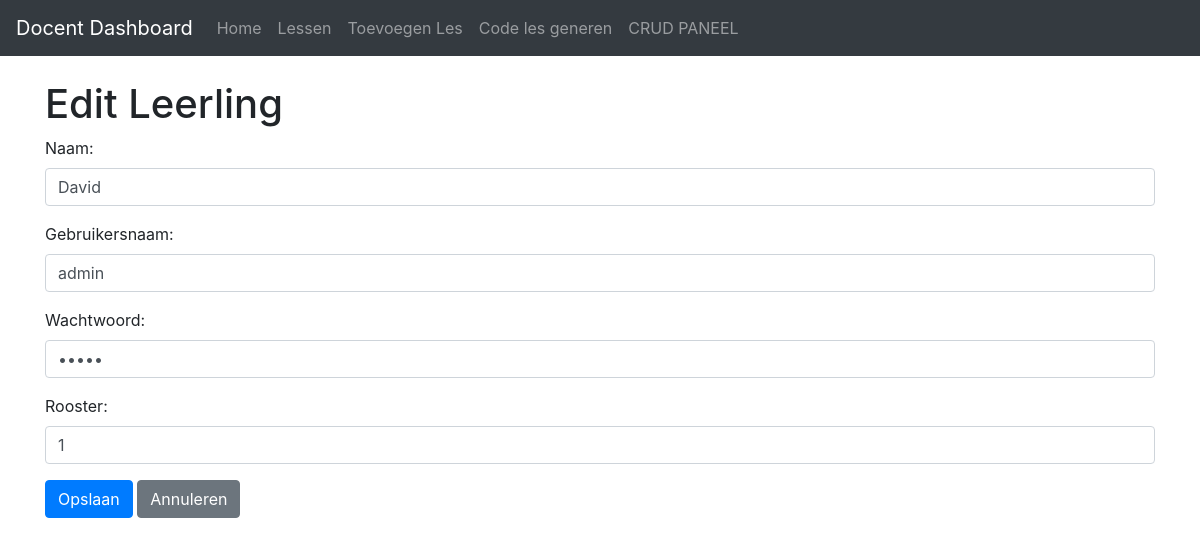
Page /edit_leerling/1 on the committed database.
### tables this page shows
CREATE TABLE leerlingen
             (leerling_id INTEGER PRIMARY KEY AUTOINCREMENT,
              naam TEXT NOT NULL,
              gebruikersnaam TEXT NOT NULL,
              wachtwoord TEXT NOT NULL,
              rooster TEXT NOT NULL);

### app.py (the view, shortened to what this page needs)
@app.route('/edit_leerling/<int:leerling_id>', methods=['GET', 'POST'])
def edit_leerling(leerling_id):
    leerling = admin_model.get_one_leerlingen(leerling_id)
    return render_template('edit_leerling.html', leerling=leerling, leerling_id=leerling_id)

### models/adminmodel.py (called while the page is built)
    def get_one_leerlingen(self, leerling_id):
        conn = sqlite3.connect('aanwezigheidssysteem.db')
        c = conn.cursor()
        c.execute("SELECT * FROM leerlingen WHERE leerling_id = ?", (leerling_id,))
        leerling = c.fetchone()
        return leerling

### templates/edit_leerling.html (shortened to what this page needs)
<!DOCTYPE html>
<html>
  <head>
    <link rel="stylesheet" href="https://stackpath.bootstrapcdn.com/bootstrap/4.5.0/css/bootstrap.min.css">
  </head>
  <body>
    <nav class="navbar navbar-expand-lg navbar-dark bg-dark">
        <a class="navbar-brand" href="#">Docent Dashboard</a>
        <div class="collapse navbar-collapse" id="navbarNav">
          <ul class="navbar-nav">
            <li class="nav-item">
              <a class="nav-link" href="/docent_dashboard">Home</a>
            </li>
            <li class="nav-item">
              <a class="nav-link" href="/docent/lessen">Lessen</a>
            </li>
            <li class="nav-item">
              <a class="nav-link" href="/docent/lessen/toevoegen">Toevoegen Les</a>
            </li>
            <li class="nav-item">
              <a class="nav-link" href="/docent/lessen/code">Code les generen</a>
            </li>
            <li class="nav-item">
              <a class="nav-link" href="/admin">CRUD PANEEL</a>
            </li>
          </ul>
        </div>
      </nav>
    <div class="container">
      <h1>Edit Leerling</h1>
      <form action="{{ url_for('edit_leerling', leerling_id=leerling[0]) }}" method="post">
        <div class="form-group">
          <label for="naam">Naam:</label>
          <input type="text" name="naam" value="{{ leerling[1] }}" class="form-control">
        </div>
        <div class="form-group">
          <label for="gebruikersnaam">Gebruikersnaam:</label>
          <input type="text" name="gebruikersnaam" value="{{ leerling[2] }}" class="form-control">
        </div>
        <div class="form-group">
          <label for="wachtwoord">Wachtwoord:</label>
          <input type="password" name="wachtwoord" value="{{ leerling[3] }}" class="form-control">
        </div>
        <div class="form-group">
          <label for="rooster">Rooster:</label>
          <input type="text" name="rooster" value="{{ leerling[4] }}" class="form-control">
        </div>
        <button type="submit" class="btn btn-primary">Opslaan</button>
        <a href="{{ url_for('admin') }}" class="btn btn-secondary">Annuleren</a>
      </form>
    </div>
  </body>
</html>

### rows in the picture
leerlingen: naam "David", gebruikersnaam "admin", rooster "1"
